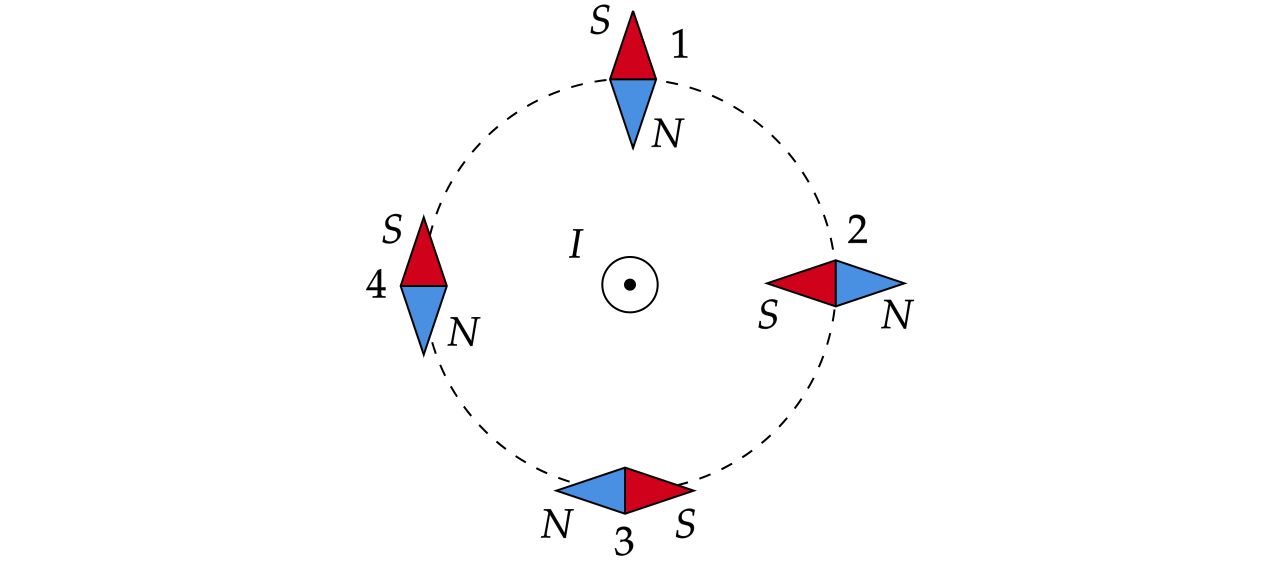
#> input picture images/o10_wire_needles.png, 2550 x 1128 px, given in place of o10_wire_needles.png.png, which was not available (shown at 1/2 size)
$ python compare.py ../../images/o10_wire_needles.png
#> lines starting #> are read from the running program, lines starting #| are printed output that depends on the picture
"""Сравнение «было | стало» для проверки перерисовки.

python tools/redraw/compare.py t1_v_15_to_m15 [ещё имена...]
Берёт images/<name>.png (оригинал) и tools/redraw/preview/<name>.png (новая),
кладёт рядом в tools/redraw/compare/<name>.png.
"""
import os
import sys

import matplotlib
from PIL import Image, ImageDraw, ImageFont

FONT = ImageFont.truetype(os.path.join(matplotlib.get_data_path(), "fonts", "ttf", "DejaVuSans.ttf"), 28)

ROOT = os.path.dirname(os.path.dirname(os.path.dirname(os.path.abspath(__file__))))
HERE = os.path.dirname(os.path.abspath(__file__))


def flat(path, h):
#> called with h = 600
    im = Image.open(path).convert("RGBA")
#> im is the input picture: PIL image 2550x1128 RGBA; mean R, G, B, A 2.2, 1.1, 2, 6.3
    bg = Image.new("RGBA", im.size, "white")
#> bg: PIL image 2550x1128 RGBA; every value is 255
    im = Image.alpha_composite(bg, im).convert("RGB")
#> im: PIL image 2550x1128 RGB
    return im.resize((round(im.width * h / im.height), h))
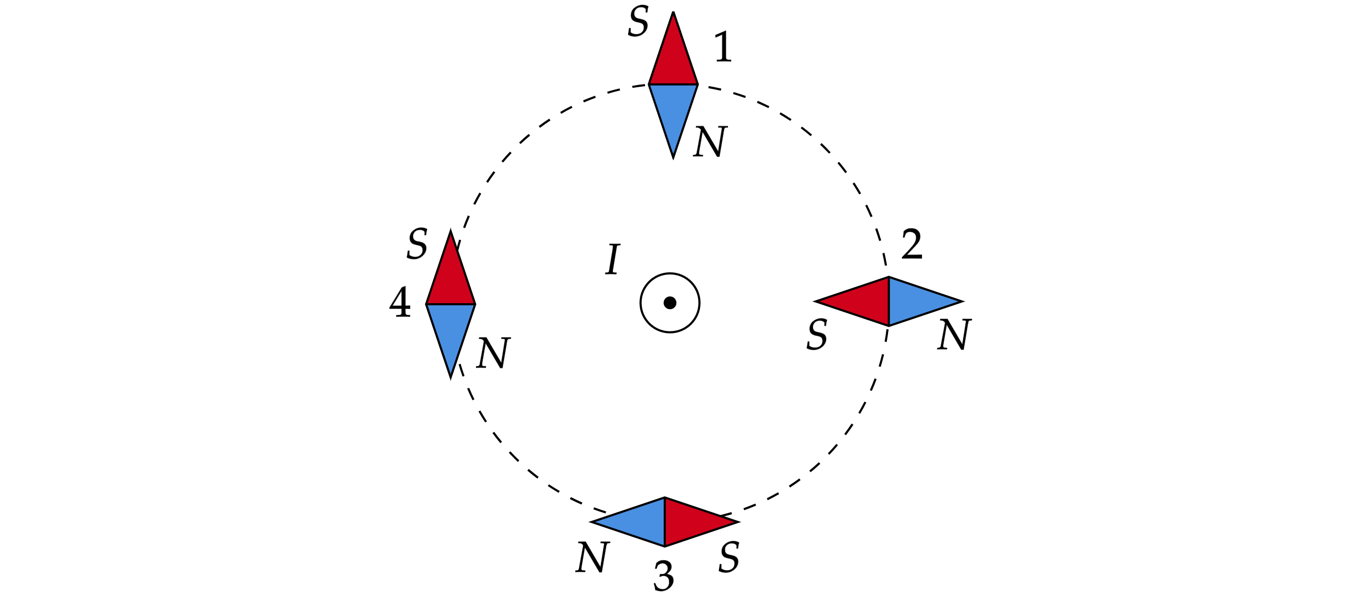
#> returned value: PIL image 1356x600 RGB; mean R, G, B 250.8, 249.8, 250.6


def compare(name, h=600):
    old = flat(os.path.join(ROOT, "images", name + ".png"), h)
    new = flat(os.path.join(HERE, "preview", name + ".png"), h)
#> call 2 of flat, with h = 600
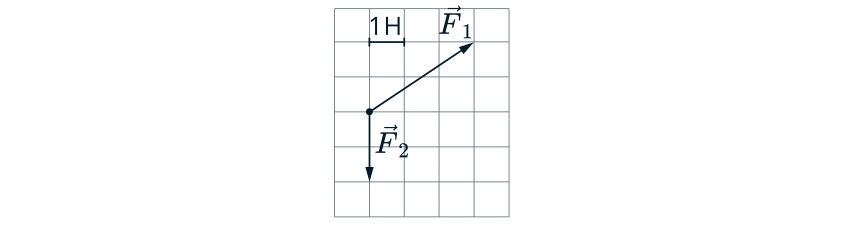
#> input picture images/forces1.png, 1687 x 452 px, given in place of o10_wire_needles.png.png, which was not available (shown at 1/2 size)
#> in flat, im is the input picture: PIL image 1687x452 RGBA; mean R, G, B, A 1.6, 2, 2.2, 4
#> in flat (call 2), `bg = Image.new("RGBA", im.size, "white")`: bg: PIL image 1687x452 RGBA; every value is 255
    out = Image.new("RGB", (old.width + new.width + 30, h + 50), "white")
#> out: PIL image 3625x650 RGB; every value is 255
    out.paste(old, (0, 50))
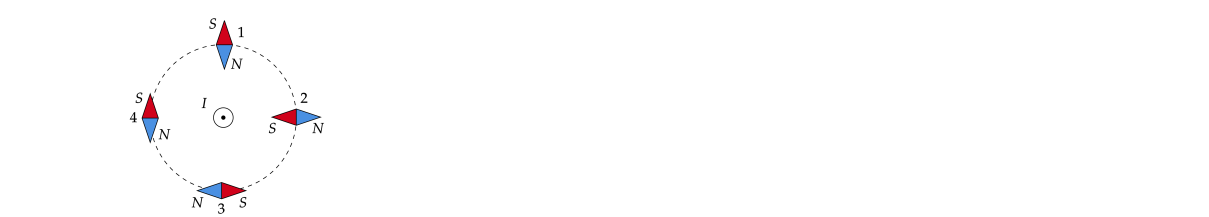
#> out: PIL image 3625x650 RGB (shown at 1/3 size); mean R, G, B 253.6, 253.2, 253.5
    out.paste(new, (old.width + 30, 50))
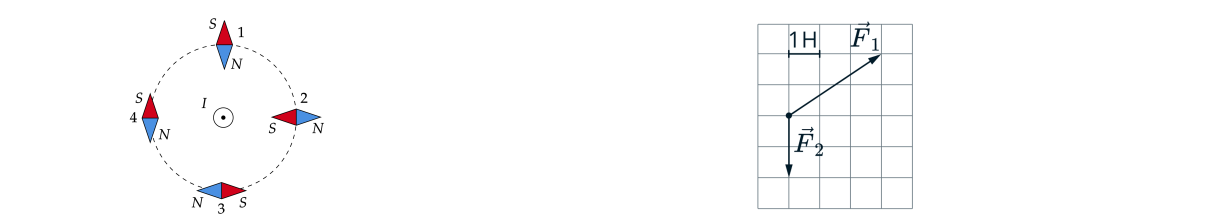
#> out: PIL image 3625x650 RGB (shown at 1/3 size); mean R, G, B 251.8, 251.6, 252
    d = ImageDraw.Draw(out)
    d.line([(old.width + 15, 0), (old.width + 15, h + 50)], fill="#999999", width=3)
    d.text((10, 8), "БЫЛО", fill="black", font=FONT)
    d.text((old.width + 40, 8), "СТАЛО", fill="black", font=FONT)
    os.makedirs(os.path.join(HERE, "compare"), exist_ok=True)
    out.save(os.path.join(HERE, "compare", name + ".png"))


if __name__ == "__main__":
    for n in sys.argv[1:]:
        compare(n)
    print("ok")
